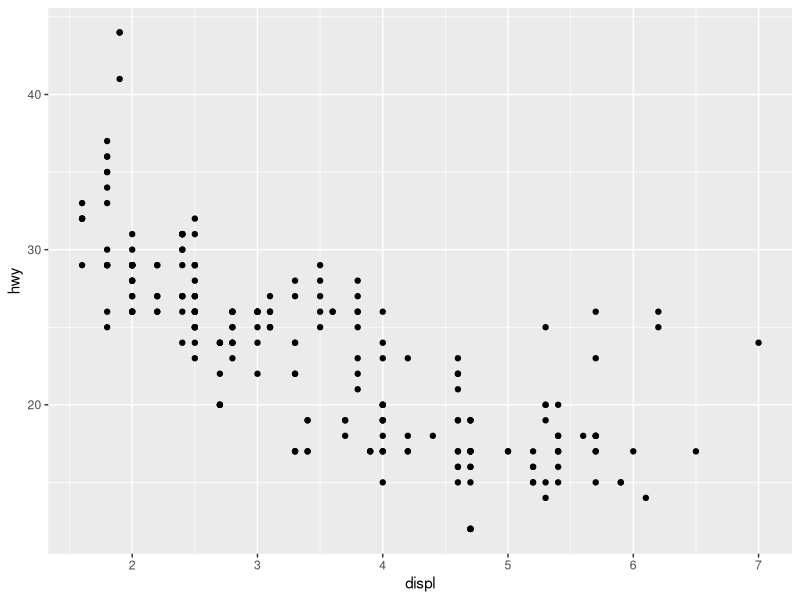
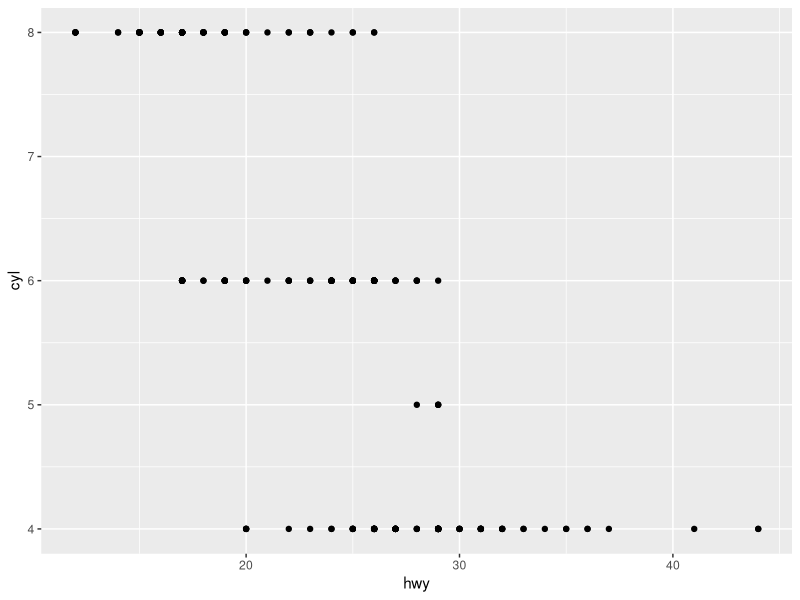
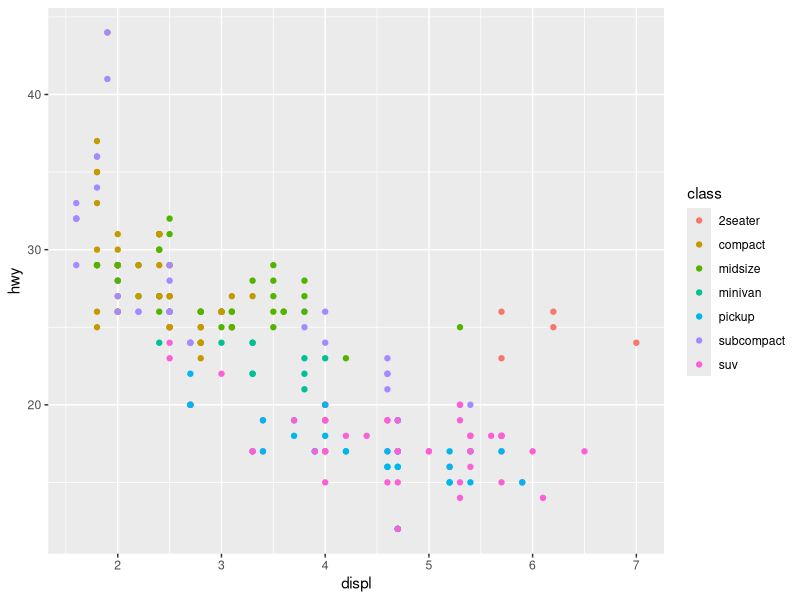
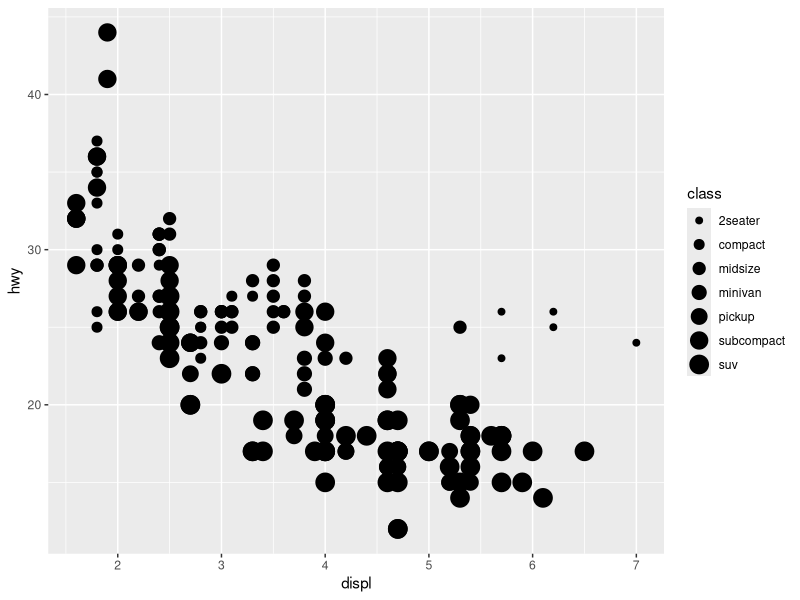
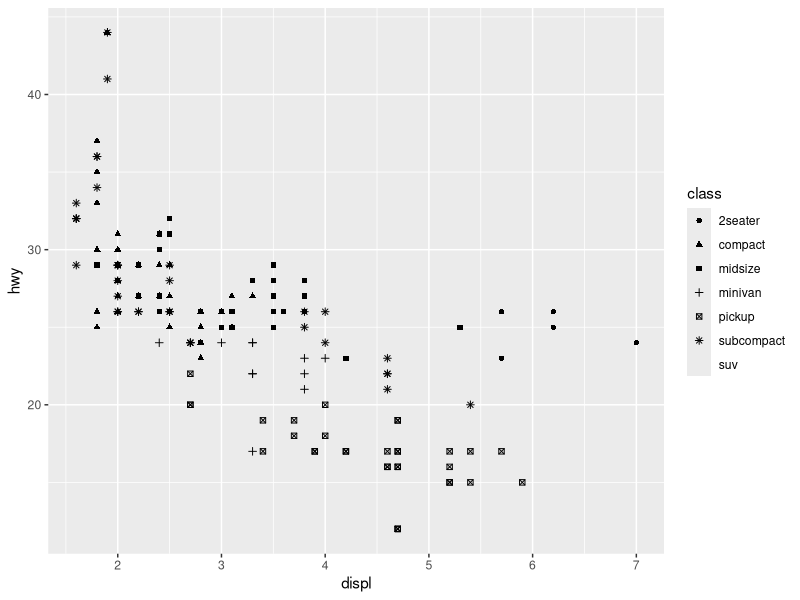
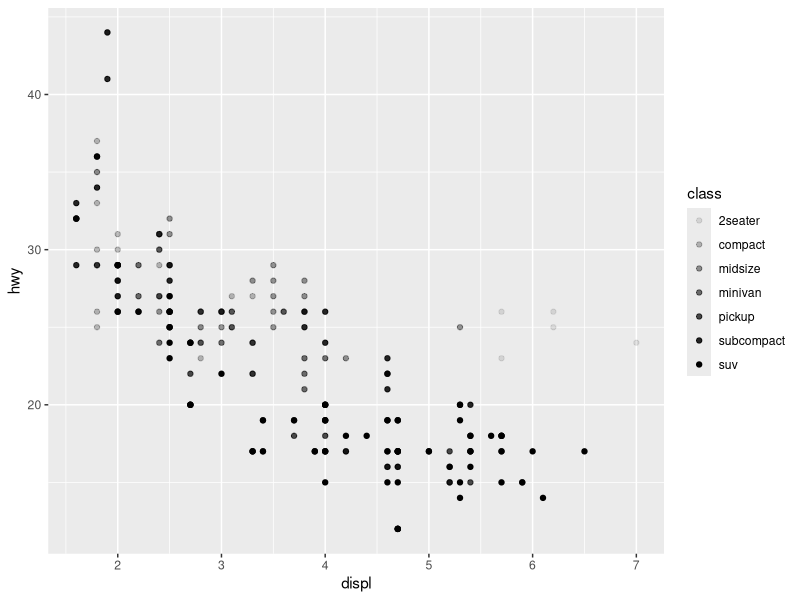
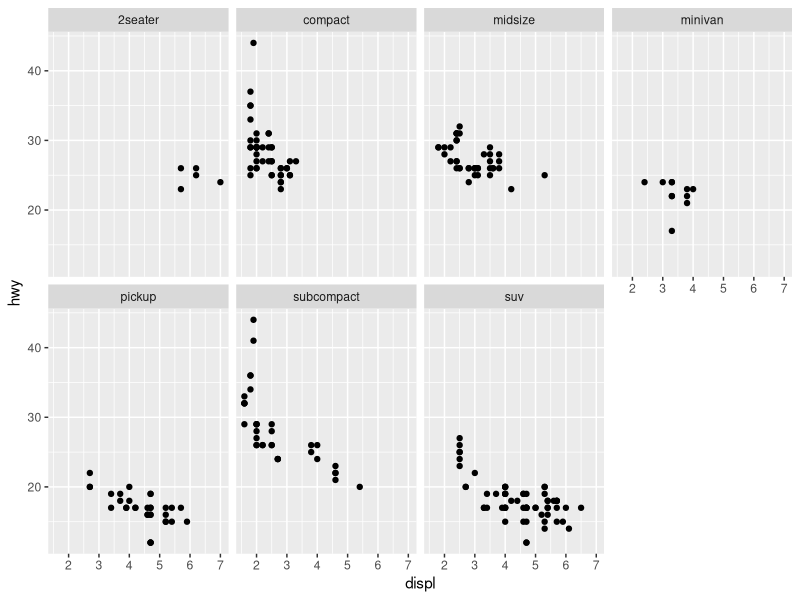
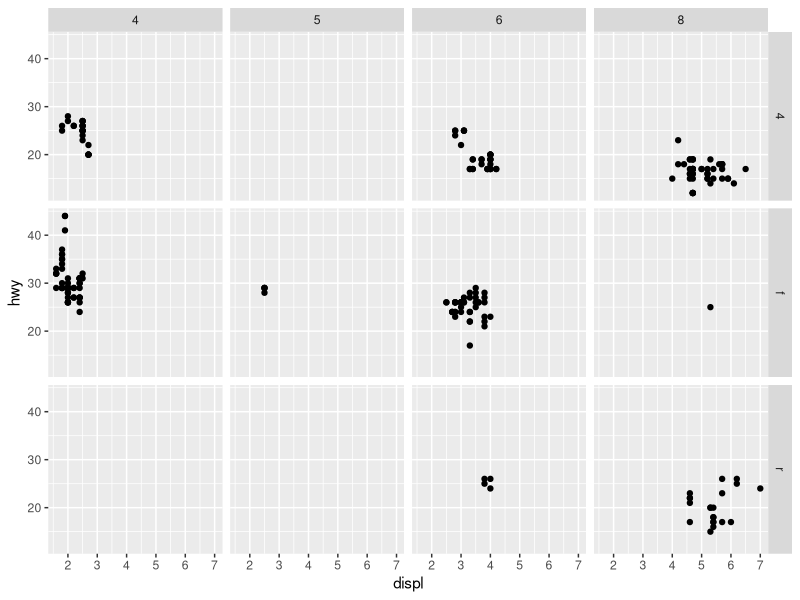

Source code (R) for these figures, in order:
## ---- chunk 1
#Set working directory
setwd("~/STOR320")
#Import packages
library(tidyverse)
#Import function or dataset using package::function()
ggplot2::mpg
## ---- chunk 2
# To plot mpg, run this code to put displ on x-axis and hwy on y-axis:

ggplot(data=mpg) +
  geom_point(mapping = aes(x = displ, y = hwy))
## ---- chunk 3
# view data frame, opens up in another tab
View(mpg)
# getting help w data frame
?mpg

# Plotting hwy vs cyl
ggplot(data = mpg) +
  geom_point(mapping = aes(x = hwy, y = cyl))
## ---- chunk 4
# mapping aesthetic to variable: color, size, shape, alpha
ggplot(data = mpg) +
  geom_point(mapping = aes(x = displ, y = hwy, color = class))

ggplot(data = mpg) +
  geom_point(mapping = aes(x = displ, y = hwy, size = class))

ggplot(data = mpg) +
  geom_point(mapping = aes(x = displ, y = hwy, shape = class))

ggplot(data = mpg) +
  geom_point(mapping = aes(x = displ, y = hwy, alpha = class))
## ---- chunk 5
# facet by one variable
ggplot(data = mpg) +
  geom_point(mapping = aes(x = displ, y = hwy)) +
  facet_wrap(~ class, nrow = 2)

# facet by two variables
ggplot(data = mpg) +
  geom_point(mapping = aes(x = displ, y = hwy)) +
  facet_grid(drv ~ cyl)

#facet without rows or columns dimension
ggplot(data = mpg) +
  geom_point(mapping = aes(x = displ, y = hwy)) +
  facet_grid(. ~ cyl)
